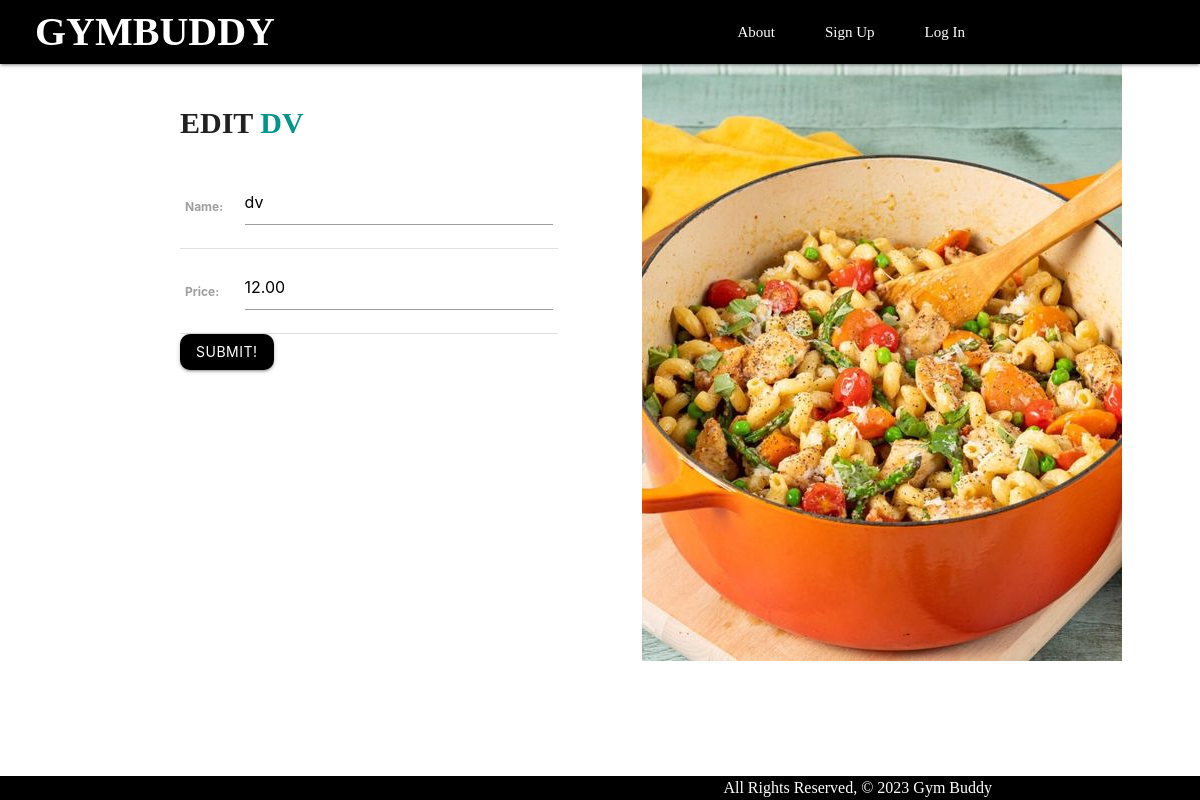
Before: /meals/1/update/ with the older database file.
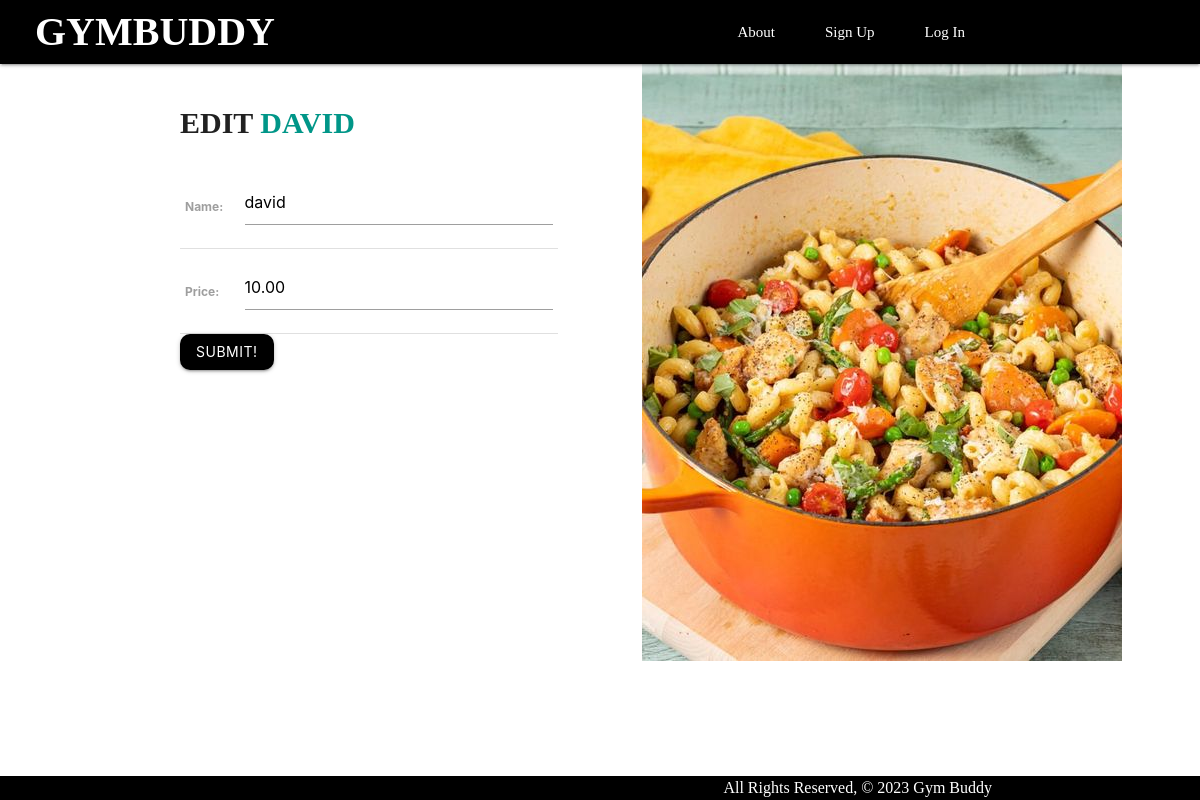
After: the same page with the newer database file.
### main_app/models.py (models this page shows, shortened)
class Meal(models.Model):
    name = models.CharField(max_length=50)
    description = models.TextField()
    price = models.DecimalField(max_digits=5, decimal_places=2)
    created_at = models.DateTimeField(auto_now_add=True)

### main_app/views.py (the view)
# urls.py: path('meals/<int:pk>/update/', views.MealUpdate.as_view(), name='meals_update'),
class MealUpdate(UpdateView):
  model = Meal
  fields = ['name', 'price']

### main_app/templates/main_app/meal_form.html (shortened to what this page needs)
{% extends 'base.html' %}
{% block content %}
<div class="log-container">
  {% if object %}
  <h1>Edit <span class="teal-text">{{object.name}}</span></h1>
{% else %}
  <h1>Add Meal</h1>
{% endif %}
<form action="" method="post">
  <table>
    {{ form.as_table }}
  </table>
  <input type="submit" value="Submit!" class="btn">
</form>
</div>
<div class="loginout-img">
  <img src="../../static/img/addmeal.jpeg" alt="">
</div>
{% endblock %}

Changed rows visible on the page:
changed Meal: name "DV" → "DAVID"; name "dv" → "david"; price "12.00" → "10.00"
